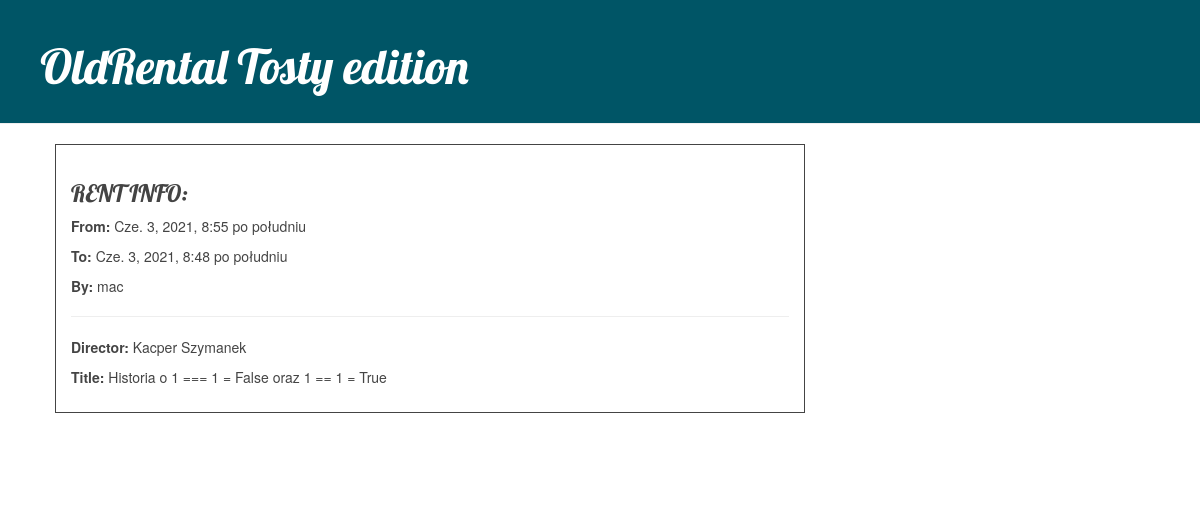
Screenshot of /films/rentedfilms/ with the database file from the repository.
### films/models.py (models this page shows, shortened)
class RentedFilm(models.Model):
    film = models.ForeignKey(Film, related_name='old_film_rents', on_delete=models.CASCADE)
    user = models.ForeignKey(User, on_delete=models.CASCADE)
    date_from = models.DateTimeField(datetime)
    date_to = models.DateTimeField(default=datetime.now())

class Film(models.Model):
    title = models.CharField(max_length=64)
    director = models.CharField(max_length=64)
    genre = models.ForeignKey(FilmGenre, related_name='films', on_delete=models.PROTECT)
    time = models.TimeField()
    userfilm_rentier = models.ForeignKey(User, related_name='films', on_delete=models.CASCADE,
                                       default=None, blank=True, null=True)
    rent_date = models.DateTimeField(default=None, blank=True, null=True)
    class Meta:
        unique_together = ('title', 'director', 'time')
        ordering = ('title',)

### films/views.py (the view)
# urls.py: path('rentedfilms/', views.RentedFilmView.as_view(), name='rentedfilms')
class RentedFilmView(View):
    def get(self, request):
        rentedfilms = RentedFilm.objects.filter().order_by('-date_to')
        return render(request, 'rentedfilms.html', {'rentedfilms': rentedfilms})

### templates/rentedfilms.html (shortened to what this page needs)
{% extends 'base.html' %}
{% block content %}
    {% for film in rentedfilms %}
        <div class="book">
                <h3>RENT INFO:</h3>
                <p><b>From:</b> {{ film.date_from }}</p>
                <p><b>To:</b> {{ film.date_to }}</p>
                <p><b>By:</b> {{ film.user.username }}</p>
            <hr>
            <div class="author">
                <p><b>Director:</b> {{ film.film.director }}</p>
                <p><b>Title:</b> {{ film.film.title }}</p>
            </div>
        </div>
    {% endfor %}
{% endblock %}

### oldrental/static/css/books.css (style rules this page uses)
h1, h2, h3, h4 { font-family: 'Lobster', cursive; color: #444; }
.book { margin-bottom: 70px; }
body { color: #444; }
.book { border-width: 1px; border-style: solid; border-color: #444; justify-content: space-between; padding: 15px; }

### rows the page displays
RentedFilm: date_from "Cze. 3, 2021, 8:55 po południu", date_to "Cze. 3, 2021, 8:48 po południu", user.username "mac", film.director "Kacper Szymanek", film "Historia o 1 === 1 = False oraz 1 == 1 = True"
